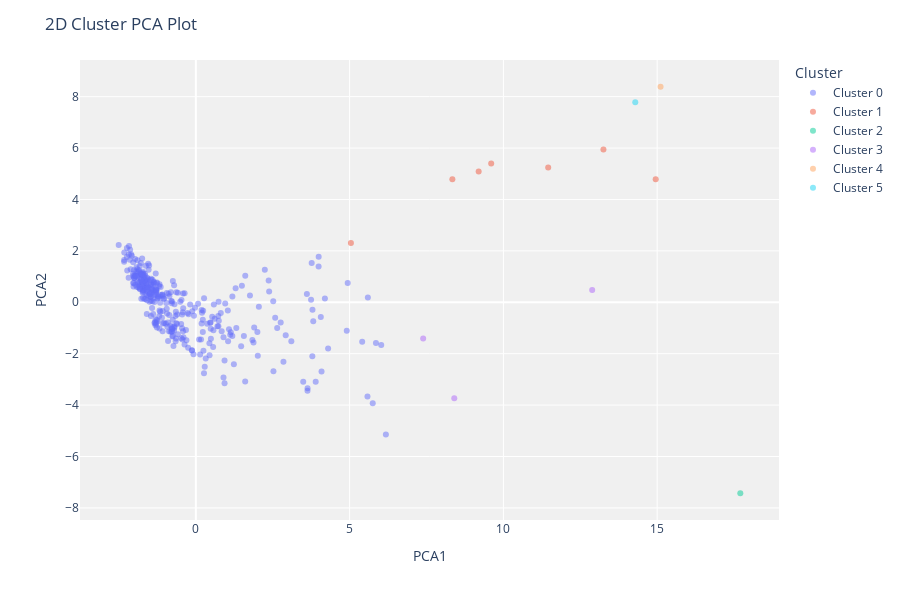

The notebook cell saved with this chart:
### Code cell
plot_model(meanshift)

### Figure 1 — Plotly figure (JSON) as saved in the notebook; plotly's stock layout.template omitted (floating-point values rounded to 4 significant figures; data arrays with more than 128 entries replaced by an {"elided": "..."} marker saying what was removed)
{"data": [{"customdata": {"elided": "351x1 int values"}, "hovertemplate": "Cluster=Cluster 0<br>PCA1=%{x}<br>PCA2=%{y}<br>Feature=%{customdata[0]}<extra></extra>", "legendgroup": "Cluster 0", "marker": {"color": "#636efa", "opacity": 0.5, "symbol": "circle"}, "mode": "markers", "name": "Cluster 0", "orientation": "v", "showlegend": true, "textposition": "top center", "type": "scatter", "x": {"elided": "351 float values"}, "xaxis": "x", "y": {"elided": "351 float values"}, "yaxis": "y"}, {"customdata": [[151], [113], [71], [16], [43], [3], [28]], "hovertemplate": "Cluster=Cluster 1<br>PCA1=%{x}<br>PCA2=%{y}<br>Feature=%{customdata[0]}<extra></extra>", "legendgroup": "Cluster 1", "marker": {"color": "#EF553B", "opacity": 0.5, "symbol": "circle"}, "mode": "markers", "name": "Cluster 1", "orientation": "v", "showlegend": true, "textposition": "top center", "type": "scatter", "x": [9.603, 8.341, 14.95, 11.46, 5.042, 13.25, 9.196], "xaxis": "x", "y": [5.399, 4.786, 4.783, 5.245, 2.307, 5.945, 5.084], "yaxis": "y"}, {"customdata": [[137]], "hovertemplate": "Cluster=Cluster 2<br>PCA1=%{x}<br>PCA2=%{y}<br>Feature=%{customdata[0]}<extra></extra>", "legendgroup": "Cluster 2", "marker": {"color": "#00cc96", "opacity": 0.5, "symbol": "circle"}, "mode": "markers", "name": "Cluster 2", "orientation": "v", "showlegend": true, "textposition": "top center", "type": "scatter", "x": [17.7], "xaxis": "x", "y": [-7.43], "yaxis": "y"}, {"customdata": [[152], [131], [132]], "hovertemplate": "Cluster=Cluster 3<br>PCA1=%{x}<br>PCA2=%{y}<br>Feature=%{customdata[0]}<extra></extra>", "legendgroup": "Cluster 3", "marker": {"color": "#ab63fa", "opacity": 0.5, "symbol": "circle"}, "mode": "markers", "name": "Cluster 3", "orientation": "v", "showlegend": true, "textposition": "top center", "type": "scatter", "x": [12.89, 8.403, 7.392], "xaxis": "x", "y": [0.477, -3.737, -1.413], "yaxis": "y"}, {"customdata": [[107]], "hovertemplate": "Cluster=Cluster 4<br>PCA1=%{x}<br>PCA2=%{y}<br>Feature=%{customdata[0]}<extra></extra>", "legendgroup": "Cluster 4", "marker": {"color": "#FFA15A", "opacity": 0.5, "symbol": "circle"}, "mode": "markers", "name": "Cluster 4", "orientation": "v", "showlegend": true, "textposition": "top center", "type": "scatter", "x": [15.11], "xaxis": "x", "y": [8.385], "yaxis": "y"}, {"customdata": [[54]], "hovertemplate": "Cluster=Cluster 5<br>PCA1=%{x}<br>PCA2=%{y}<br>Feature=%{customdata[0]}<extra></extra>", "legendgroup": "Cluster 5", "marker": {"color": "#19d3f3", "opacity": 0.5, "symbol": "circle"}, "mode": "markers", "name": "Cluster 5", "orientation": "v", "showlegend": true, "textposition": "top center", "type": "scatter", "x": [14.29], "xaxis": "x", "y": [7.777], "yaxis": "y"}], "layout": {"height": 600, "legend": {"title": {"text": "Cluster"}, "tracegroupgap": 0}, "margin": {"t": 60}, "plot_bgcolor": "rgb(240,240,240)", "title": {"text": "2D Cluster PCA Plot"}, "xaxis": {"anchor": "y", "domain": [0, 1], "title": {"text": "PCA1"}}, "yaxis": {"anchor": "x", "domain": [0, 1], "title": {"text": "PCA2"}}}}
